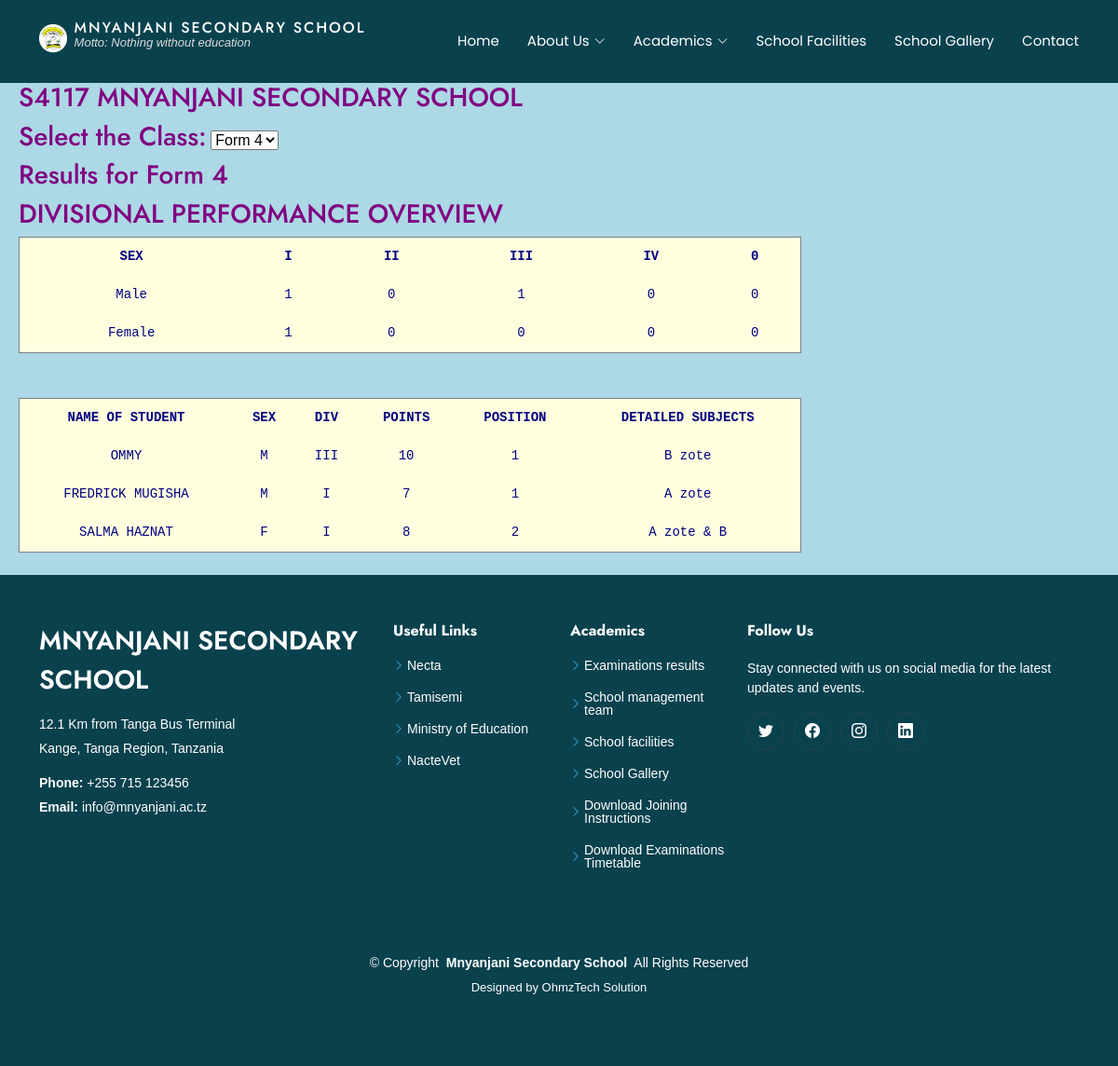
Page /academic_results/ on the committed database.
### mnyanjani/models.py (models this page shows, shortened)
class ExamResult(models.Model):
    CLASS_LEVEL_CHOICES = [
        ('Form 1', 'Form 1'),
        ('Form 2', 'Form 2'),
        ('Form 3', 'Form 3'),
        ('Form 4', 'Form 4'),
    ]
    GENDER_CHOICES = [
        ('M', 'Male'),
        ('F', 'Female'),
    ]
    DIVISION_CHOICES = [
        ('I', 'Division I'),
        ('II', 'Division II'),
        ('III', 'Division III'),
        ('IV', 'Division IV'),
        ('0', 'Division 0'),
    ]
    name = models.CharField(max_length=100, verbose_name="Student Name")
    sex = models.CharField(max_length=1, choices=GENDER_CHOICES, verbose_name="Sex")
    division = models.CharField(max_length=3, choices=DIVISION_CHOICES, verbose_name="Division")
    points = models.PositiveIntegerField(verbose_name="Points")
    position = models.PositiveIntegerField(verbose_name="Position")
    detailed_subjects = models.TextField(verbose_name="Detailed Subjects")
    class_level = models.CharField(max_length=10, choices=CLASS_LEVEL_CHOICES, verbose_name="Class Level",null=True)
    class Meta:
        verbose_name = "Exam Result"
        verbose_name_plural = "Exam Results"

### mnyanjani/views.py (the view)
# urls.py: path('academic_results/', views.academic_results, name='academic_results'),
def academic_results(request):
    selected_class = request.GET.get('class', 'Form 4')
    students = ExamResult.objects.filter(class_level=selected_class)
    overview = {
        'male': {
            'division_i': students.filter(sex='M', division='I').count(),
            'division_ii': students.filter(sex='M', division='II').count(),
            'division_iii': students.filter(sex='M', division='III').count(),
            'division_iv': students.filter(sex='M', division='IV').count(),
            'division_0': students.filter(sex='M', division='0').count(),
        },
        'female': {
            'division_i': students.filter(sex='F', division='I').count(),
            'division_ii': students.filter(sex='F', division='II').count(),
            'division_iii': students.filter(sex='F', division='III').count(),
            'division_iv': students.filter(sex='F', division='IV').count(),
            'division_0': students.filter(sex='F', division='0').count(),
        }
    }
    return render(request, "academic_results.html", {
        "students": students,
        "overview": overview,
        "selected_class": selected_class,
    })

### mnyanjani/templates/academic_results.html (shortened to what this page needs)
{% extends 'base.html' %}
{% load static %}
{% block content %}
<html>
<head>
</head>
<body>
    <h2>OFFICIAL SCHOOL EXAMINATIONS RESULTS</h2>
    <h3>FORM FOUR 2024 EXAMINATION RESULTS</h3>
    <h3>S4117 MNYANJANI SECONDARY SCHOOL</h3>
    <form method="get" action="">
        <label for="class-select"><h3> Select the Class:</h3></label>
        <select name="class" id="class-select" onchange="this.form.submit()">
            <option value="Form 4" {% if selected_class == 'Form 4' %}selected{% endif %}>Form 4</option>
        </select>
    </form>
    <h3>Results for {{ selected_class }}</h3>
    <h3>DIVISIONAL PERFORMANCE OVERVIEW</h3>
    <table border="1">
        <thead class="table-header">
            <tr>
                <th>SEX</th>
                <th>I</th>
                <th>II</th>
                <th>III</th>
                <th>IV</th>
                <th>0</th>
            </tr>
        </thead>
        <tbody>
            <tr>
                <td>Male</td>
                <td>{{ overview.male.division_i }}</td>
                <td>{{ overview.male.division_ii }}</td>
                <td>{{ overview.male.division_iii }}</td>
                <td>{{ overview.male.division_iv }}</td>
                <td>{{ overview.male.division_0 }}</td>
            </tr>
            <tr>
                <td>Female</td>
                <td>{{ overview.female.division_i }}</td>
                <td>{{ overview.female.division_ii }}</td>
                <td>{{ overview.female.division_iii }}</td>
                <td>{{ overview.female.division_iv }}</td>
                <td>{{ overview.female.division_0 }}</td>
            </tr>
        </tbody>
    </table>
    <br><br>
    <table border="1" cellspacing="2">
        <thead class="table-header">
            <tr>
                <th>NAME OF STUDENT</th>
                <th>SEX</th>
                <th>DIV</th>
                <th>POINTS</th>
                <th>POSITION</th>
                <th>DETAILED SUBJECTS</th>
            </tr>
        </thead>
        <tbody>
            {% for student in students %}
            <tr>
                <td>{{ student.name }}</td>
                <td>{{ student.sex }}</td>
                <td>{{ student.division }}</td>
                <td>{{ student.points }}</td>
                <td>{{ student.position }}</td>
                <td>{{ student.detailed_subjects }}</td>
            </tr>
            {% endfor %}
        </tbody>
    </table>
    <br>
</body>
</html>
{% endblock content %}

### static/css/main.css (style rules this page uses)
:root { --default-font: "Open Sans", system-ui, -apple-system, "Segoe UI", Roboto, "Helvetica Neue", Arial, "Noto Sans", "Liberation Sans", sans-serif, "Apple Color Emoji", "Segoe UI Emoji", "Segoe UI Symbol", "Noto Color Emoji"; --heading-font: "Jost", sans-serif; --nav-font: "Poppins", sans-serif; }
:root { --background-color: #ffffff; --default-color: #444444; --heading-color: #09414d; --accent-color: #47b2e4; --contrast-color: #ffffff; }
:root { --nav-color: #ffffff; --nav-hover-color: #47b2e4; --nav-dropdown-background-color: #ffffff; --nav-dropdown-color: #444444; --nav-dropdown-hover-color: #47b2e4; }
:root { scroll-behavior: smooth; }
body { color: var(--default-color); background-color: var(--background-color); font-family: var(--default-font); }
h1, h2, h3, h4, h5, h6 { color: var(--heading-color); font-family: var(--heading-font); }

### mnyanjani/templates/academic_results.html (style rules this page uses)
body { background-color: LIGHTBLUE; color: #000080; font-family: 'Arial', sans-serif; }
h2, h3 { color: #800080; text-align: left; margin-left: 20px; }
table { border-collapse: collapse; width: 70%; margin-left: 20px; }
th, td { padding: 10px; text-align: center; font-family: 'Courier', sans-serif; font-size: 14px; }
th { background-color: LIGHTYELLOW; }
td { background-color: LIGHTYELLOW; }
.table-header { background-color: LIGHTYELLOW; }

### rows in the picture
ExamResult: name "OMMY", sex "M", division "III", points "10", position "1", detailed_subjects "B zote"
ExamResult: name "FREDRICK MUGISHA", sex "M", division "I", points "7", position "1", detailed_subjects "A zote"
ExamResult: name "SALMA HAZNAT", sex "F", division "I", points "8", position "2", detailed_subjects "A zote & B"

### other values in the picture
{{ selected_class }} "Form 4"
{{ overview.male.division_i }} "1"
{{ overview.male.division_ii }} "0"
{{ overview.male.division_iii }} "1"
{{ overview.male.division_iv }} "0"
{{ overview.male.division_0 }} "0"
{{ overview.female.division_i }} "1"
{{ overview.female.division_ii }} "0"
{{ overview.female.division_iii }} "0"
{{ overview.female.division_iv }} "0"
{{ overview.female.division_0 }} "0"
